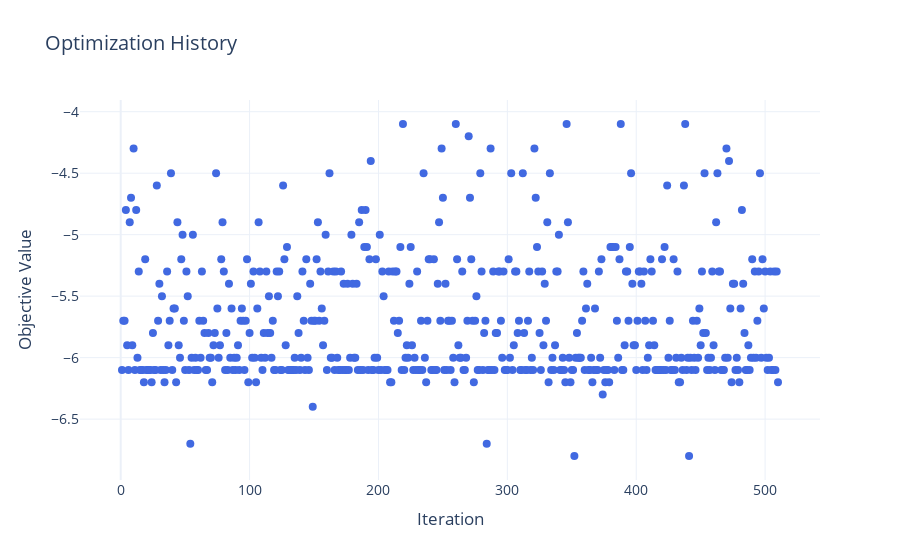

Notebook cell for this chart:
### Code cell
import plotly.graph_objs as go
import plotly.io as pio

# Assuming y_train is already defined and contains the history of function values

# Convert y_train to a numpy array for easy manipulation (if it's not already)
y_train_np = y_train.squeeze().numpy()  # Convert to 1D array if it's a 2D tensor

# Create an iteration index for plotting
iterations = list(range(1, len(y_train_np) + 1))

# Create the plot using Plotly
fig = go.Figure()

# Add the line plot for the objective values
fig.add_trace(go.Scatter(
    x=iterations,
    y=y_train_np,
    mode='markers',
    name='Objective Value',
    line=dict(color='royalblue', width=2),
    marker=dict(size=8)
))

# Update layout to add titles and labels
fig.update_layout(
    title='Optimization History',
    xaxis_title='Iteration',
    yaxis_title='Objective Value',
    template='plotly_white',
    font=dict(size=14),
)

# Show the plot
fig.show()

### Figure 1 — Plotly figure (JSON) as saved in the notebook; plotly's stock layout.template omitted (floating-point values rounded to 4 significant figures; data arrays with more than 128 entries replaced by an {"elided": "..."} marker saying what was removed)
{"data": [{"line": {"color": "royalblue", "width": 2}, "marker": {"size": 8}, "mode": "markers", "name": "Objective Value", "type": "scatter", "x": {"elided": "510 int values"}, "y": {"elided": "510 float values"}}], "layout": {"font": {"size": 14}, "title": {"text": "Optimization History"}, "xaxis": {"title": {"text": "Iteration"}}, "yaxis": {"title": {"text": "Objective Value"}}}}
